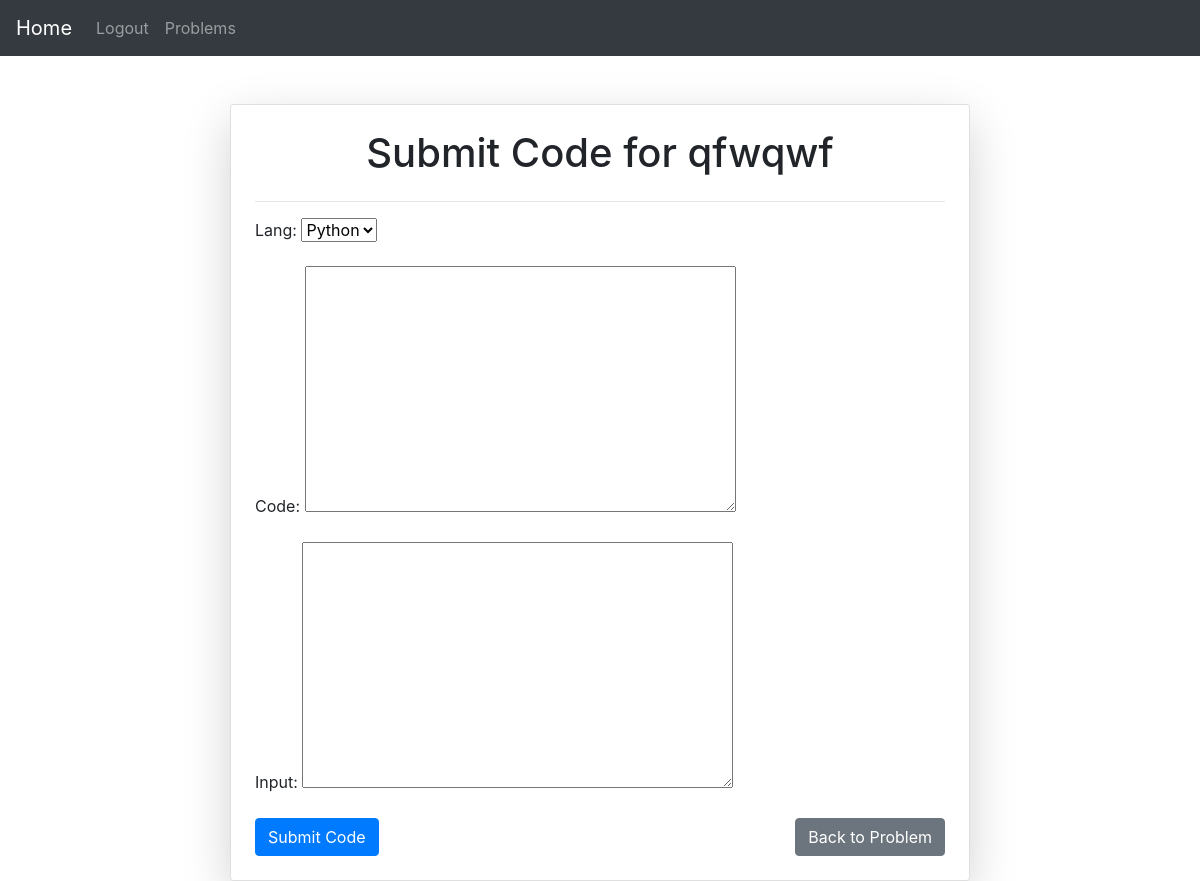
Before: /problems/2/submit/ (signed in) with the older database file.
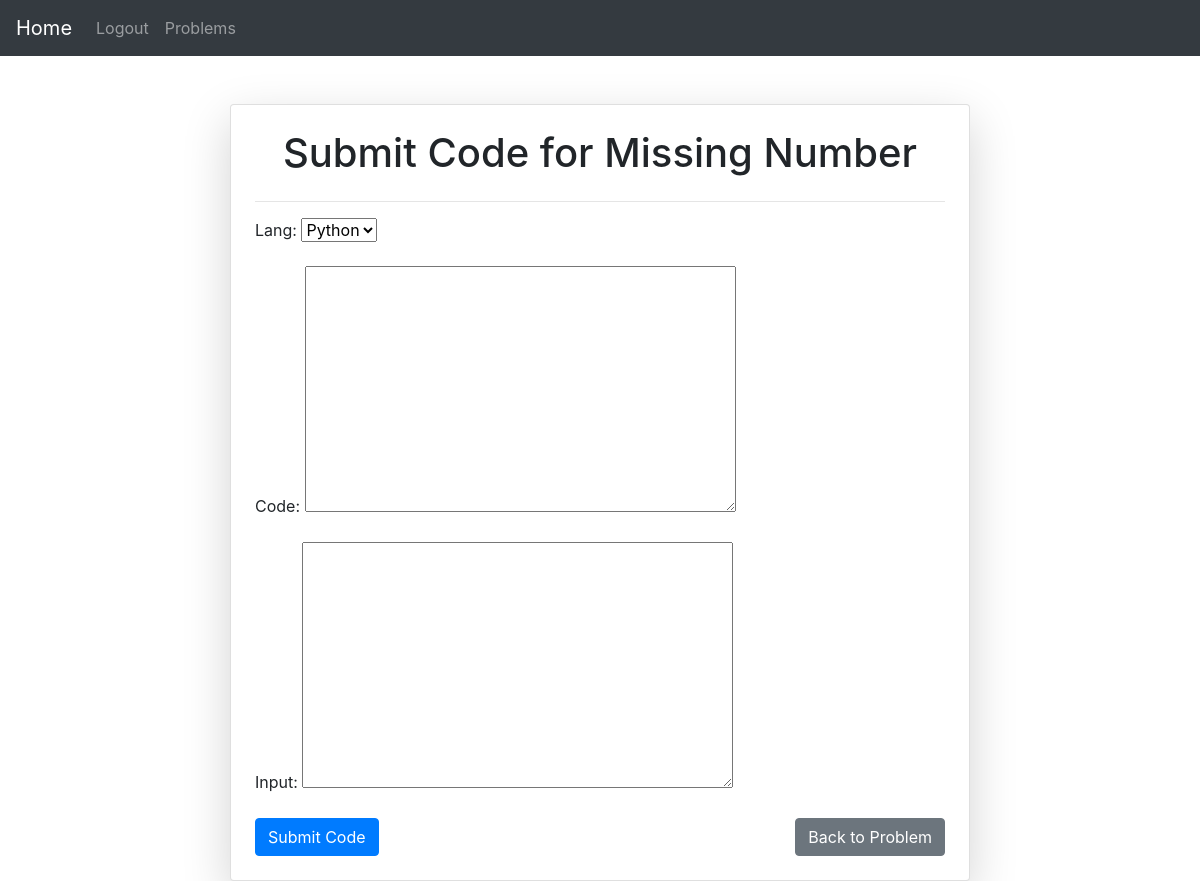
After: the same page with the newer database file.
### problems/models.py (models this page shows, shortened)
class Problem(models.Model):
    title = models.CharField(max_length=200)
    description = models.TextField()
    input = models.TextField()
    output = models.TextField()
    constraints = models.TextField()

### problems/views.py (the view)
# urls.py: path('<int:problem_id>/submit/', views.submit_code, name='submit_code'),
@login_required(login_url='/auth/login/')
def submit_code(request, problem_id):
    problem = get_object_or_404(Problem, id=problem_id)
    if request.method == 'POST':
        form = CodeSubmissionForm(request.POST)
        if form.is_valid():
            submission = form.save(commit=False)
            submission.problem = problem
            submission.user = request.user
            submission.save()
            test_cases = problem.test_cases.all()
            results = []
            outputs = []
            for test_case in test_cases:
                output_string = run_user_code(submission.lang, submission.code, test_case.input_data)
                output_string = output_string.replace('\n', ' ')
                output = list(map(float, output_string.split()))
                test_case_float = list(map(float, test_case.expected_output.split()))
                result = {
                    'input': test_case.input_data,
                    'expected_output': test_case_float,
                    'actual_output': output,
                    'pass': output == test_case_float,
                }
                results.append(result)
            submission.output = '\n'.join([f"Test Case {i+1}: {'Pass' if r['pass'] else 'Fail'}" for i, r in enumerate(results)])
            submission.save()
            return render(request, "result.html", {'submission': submission, 'problem': problem, 'results': results,'outputs': outputs })
        else:
            print(form.errors)
    else:
        form = CodeSubmissionForm()
    return render(request, 'submit_code.html', {'form': form, 'problem': problem})

### submit/forms.py
class CodeSubmissionForm(forms.ModelForm):
    lang = forms.ChoiceField(choices=Lang_choices)
    class Meta:
        model = CodeSubmission
        fields = ['lang', 'code', 'input']

### problems/templates/submit_code.html (shortened to what this page needs)
<!DOCTYPE html>
<html lang="en">
<head>
    <link href="https://maxcdn.bootstrapcdn.com/bootstrap/4.5.2/css/bootstrap.min.css" rel="stylesheet" />
</head>
<body>
    <nav class="navbar navbar-expand-lg navbar-dark bg-dark">
        <a class="navbar-brand" href="{% url 'home' %}">Home</a>
        <div class="collapse navbar-collapse">
            <ul class="navbar-nav mr-auto">
                {% if user.is_authenticated %}
                    <li class="nav-item">
                        <a class="nav-link" href="{% url 'logout' %}">Logout</a>
                    </li>
                {% endif %}
                <li class="nav-item">
                    <a class="nav-link" href="{% url 'problem_list' %}">Problems</a>
                </li>
            </ul>
        </div>
    </nav>
</body>
</html>
<div class="container mt-5">
    <div class="col-8 mx-auto card p-4 shadow-lg">
        <h1 class="text-center">Submit Code for {{ problem.title }}</h1>
        <hr />
        <form method="post">
            {{ form.as_p }}
            <div class="d-flex justify-content-between mt-3">
                <button type="submit" class="btn btn-primary">Submit Code</button>
                <a href="{% url 'problem_detail' problem.id %}" class="btn btn-secondary">Back to Problem</a>
            </div>
        </form>
    </div>
</div>

Changed rows visible on the page:
changed Problem: title "qfwqwf" → "Missing Number"
